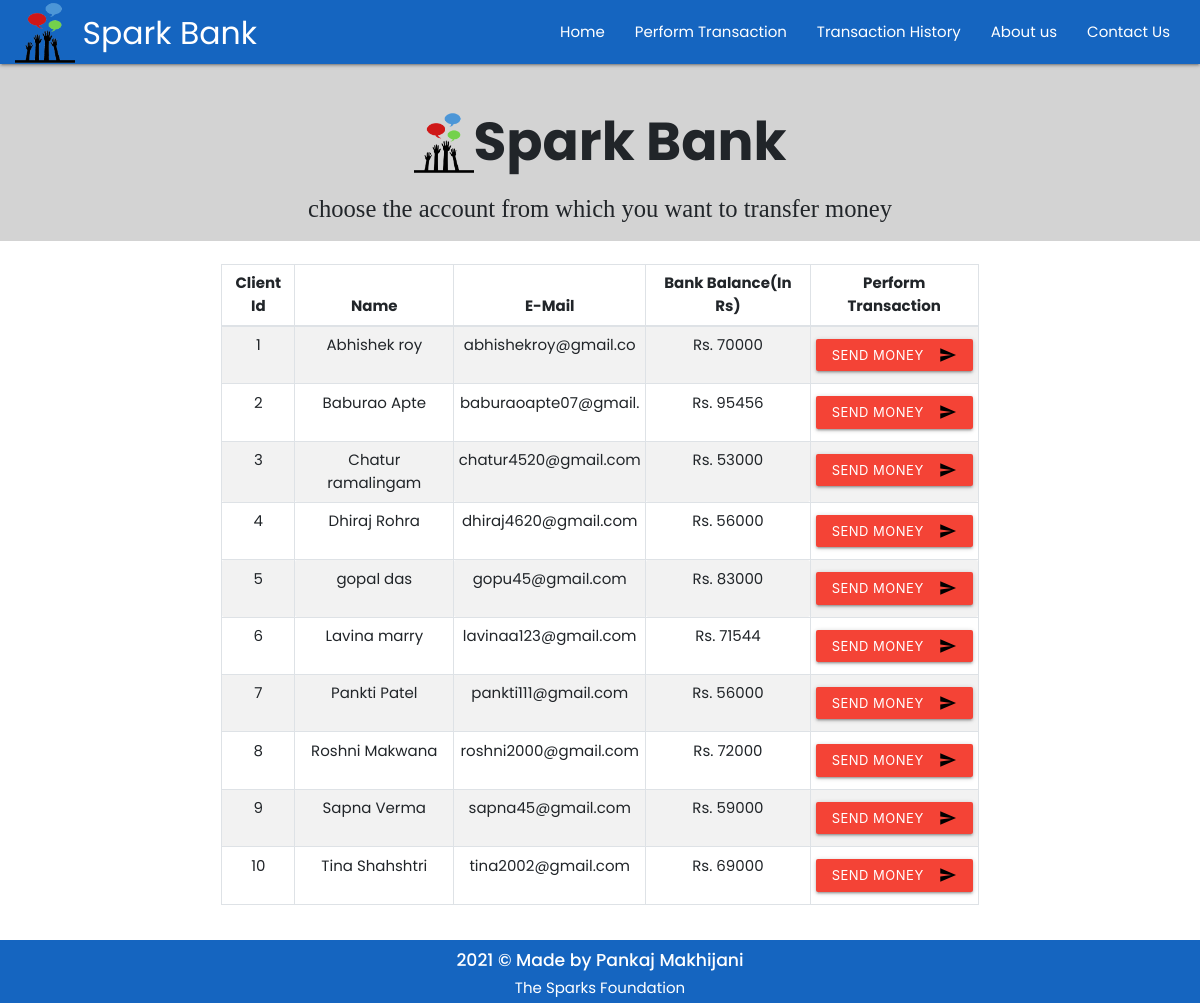
The page /php/transfermoney.php on the database its author committed.
### tables this page shows
CREATE TABLE `clients` (
  `c_id` int(3) NOT NULL,
  `c_name` varchar(20) NOT NULL,
  `c_mail` varchar(20) DEFAULT NULL,
  `c_balance` int(10) NOT NULL
);

### php/transfermoney.php (the view, shortened to what this page needs)
<!DOCTYPE html>
<html lang="en">
<head>
    <link rel="stylesheet" href="https://maxcdn.bootstrapcdn.com/bootstrap/4.0.0/css/bootstrap.min.css">
    <link rel="stylesheet" href="../css/style.css">
    <link rel="stylesheet" href="https://cdnjs.cloudflare.com/ajax/libs/materialize/1.0.0/css/materialize.min.css">
</head>
<body>
    <?php
    include './connection.php';
    $sql = "SELECT * FROM clients";
    $result = mysqli_query($conn, $sql);
    ?>
    <nav>
        <div class="container-fluid nav-wrapper #00838f blue darken-3 z-depth-1">
            <a href="../index.php" class="brand-logo"><img src="../images/logo_small.png" style="height:70px;width:60px" /><span class="m-2 title">Spark Bank</span></a>
            <ul id="nav-mobile" class="right hide-on-med-and-down">
                <li><a href="../index.php">Home</a></li>
                <li><a href="./transfermoney.php">Perform Transaction</a></li>
                <li><a href="./transactionhistory.php">Transaction History</a></li>
                <li><a href="../aboutus.php">About us</a></li>
                <li><a href="../contactus.php">Contact Us</a></li>
            </ul>
        </div>
    </nav>
    <div class="center head mt-0">
        <h2 class="mb-3"><b><span><img src="../images/logo_small.png" style="height:70px;width:60px" /></span>Spark Bank</b></h2>
        <h5 class="mt-2 text-lowercase">Choose the account from which you want to transfer money</h5>
    </div>
    <div class="container">
        <br />
        <div class="row">
            <div class="col">
                <div class="container-fluid table-responsive-sm">
                    <table class="table table-hover table-sm table-striped table-condensed table-bordered">
                        <thead>
                            <tr>
                                <th scope="col" class="text-center py-2">Client Id</th>
                                <th scope="col" class="text-center py-2">Name</th>
                                <th scope="col" class="text-center py-2">E-Mail</th>
                                <th scope="col" class="text-center py-2">Bank Balance(In Rs)</th>
                                <th scope="col" class="text-center py-2">Perform Transaction</th>
                            </tr>
                        </thead>
                        <tbody>
                            <?php
                            if (isset($result)) {
                                while ($rows = mysqli_fetch_assoc($result)) {
                            ?>
                                    <tr class="center">
                                        <td class="center py-2"><?php echo (isset($rows['c_id']) ? $rows['c_id'] : ''); ?></td>
                                        <td class="center py-2"><?php echo (isset($rows['c_name']) ? $rows['c_name'] : ''); ?></td>
                                        <td class="center py-2"><?php echo (isset($rows['c_mail']) ? $rows['c_mail'] : ''); ?></td>
                                        <td class="center py-2">Rs. <?php echo (isset($rows['c_balance']) ? $rows['c_balance'] : ''); ?></td>
                                        <td class="center"><a href="userdetails.php?c_id=<?php echo $rows['c_id']; ?>"> <button type="button" class="btn red btn-small my-2"> Send Money <i class="material-icons right">send</i></button></a></td>
                                    </tr>
                            <?php
                                }
                            }
                            ?>
                        </tbody>
                    </table>
                </div>
            </div>
        </div>
    </div>
    <footer class="center container-fluid blue darken-3 text-white pb-1">
        <h6 class="info">2021 &copy; Made by <a href="https://www.linkedin.com/in/pankaj-makhijani-1a993414a/" class="text-white">Pankaj Makhijani</a></h6>
        The Sparks Foundation
    </footer>
</body>
</html>

### css/style.css (style rules this page uses)
body { font-family: Poppins; margin: 0; }
.head { top:0; padding: 0.5px; font-family: Alegreya Sans SC; background: lightgray; }
.info { font-weight: 500; }
.material-icons { filter: invert(1); }

### php/transfermoney.php (style rules this page uses)
.mt-0 { padding: 10px; top: 0; }
* { font-family: Poppins; }
footer { position: absolute; margin-bottom: 0px; }
a:link { color: white; }

### rows shown on the page
clients: c_id "1", c_name "Abhishek roy", c_mail "abhishekroy@gmail.co", c_balance "70000"
clients: c_id "2", c_name "Baburao Apte", c_mail "baburaoapte07@gmail.", c_balance "95456"
clients: c_id "3", c_name "Chatur ramalingam", c_mail "chatur4520@gmail.com", c_balance "53000"
clients: c_id "4", c_name "Dhiraj Rohra", c_mail "dhiraj4620@gmail.com", c_balance "56000"
clients: c_id "5", c_name "gopal das", c_mail "gopu45@gmail.com", c_balance "83000"
clients: c_id "6", c_name "Lavina marry", c_mail "lavinaa123@gmail.com", c_balance "71544"
clients: c_id "7", c_name "Pankti Patel", c_mail "pankti111@gmail.com", c_balance "56000"
clients: c_id "8", c_name "Roshni Makwana", c_mail "roshni2000@gmail.com", c_balance "72000"
clients: c_id "9", c_name "Sapna Verma", c_mail "sapna45@gmail.com", c_balance "59000"
clients: c_id "10", c_name "Tina Shahshtri", c_mail "tina2002@gmail.com", c_balance "69000"
